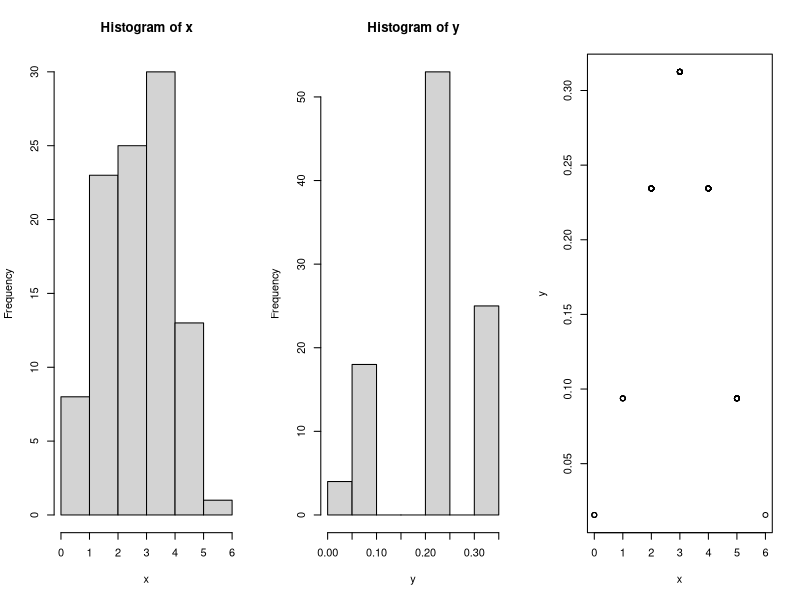

Source code (R):
myBinom <- function(x, n, p) {
  factorial(n)/(factorial(x) * factorial(n-x)) * p^x * (1-p)^(n -x)
}

n = 6
p = 0.5
x <- rbinom(100, 6, p)
y <- dbinom(x, n, p)
#y <- myBinom(x , n, p)
par(mfrow = c(1,3))
hist(x)
hist(y)
plot(x , y)
